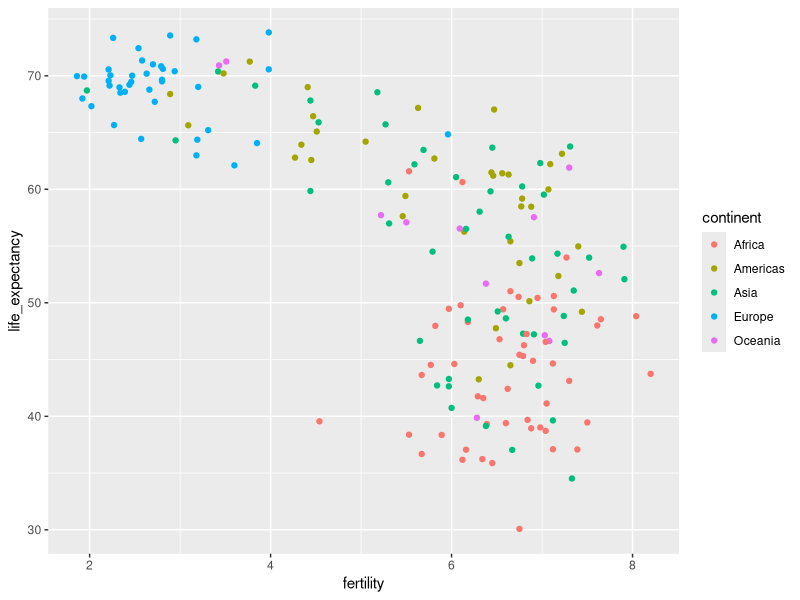

The R script that drew this image:

# load and inspect gapminder data
library(dslabs)
library(tidyverse)
library(dplyr)
data(gapminder)
head(gapminder)

# compare infant mortality in Sri Lanka and Turkey
gapminder %>%
  filter(year == 2015 & country %in% c("Sri Lanka", "Turkey")) %>%
  select(country, infant_mortality)

# basic scatterplot of life expectancy versus fertility
# ds_theme_set()    # set plot theme
gapminder %>% filter(year == 1962) %>%
  ggplot(aes(fertility, life_expectancy, color=continent)) +
  geom_point()
